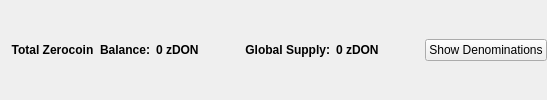
                       <widget class="QFrame" name="balanceSupplyFrame">
                        <layout class="QHBoxLayout" name="horizontalLayout_2" stretch="0,0,0,1,0">
                         <property name="rightMargin">
                          <number>0</number>
                         </property>
                         <item>
                          <layout class="QHBoxLayout" name="horizontalLayout_34">
                           <item>
                            <widget class="QLabel" name="labelzAvailableText_3">
                             <property name="font">
                              <font>
                               <weight>75</weight>
                               <bold>true</bold>
                              </font>
                             </property>
                             <property name="toolTip">
                              <string>Total Balance including unconfirmed and immature zDON</string>
                             </property>
                             <property name="text">
                              <string>Total Zerocoin  Balance:</string>
                             </property>
                             <property name="alignment">
                              <set>Qt::AlignRight|Qt::AlignTrailing|Qt::AlignVCenter</set>
                             </property>
                            </widget>
                           </item>
                           <item>
                            <widget class="QLabel" name="labelzAvailableAmount_4">
                             <property name="minimumSize">
                              <size>
                               <width>40</width>
                               <height>0</height>
                              </size>
                             </property>
                             <property name="font">
                              <font>
                               <weight>75</weight>
                               <bold>true</bold>
                              </font>
                             </property>
                             <property name="toolTip">
                              <string>Total Balance including unconfirmed and immature zDON</string>
                             </property>
                             <property name="text">
                              <string>0 zDON</string>
                             </property>
                             <property name="alignment">
                              <set>Qt::AlignLeading|Qt::AlignLeft|Qt::AlignVCenter</set>
                             </property>
                            </widget>
                           </item>
                          </layout>
                         </item>
                         <item>
                          <spacer name="horizontalSpacer_32">
                           <property name="orientation">
                            <enum>Qt::Horizontal</enum>
                           </property>
                           <property name="sizeHint" stdset="0">
                            <size>
                             <width>40</width>
                             <height>20</height>
                            </size>
                           </property>
                          </spacer>
                         </item>
                         <item>
                          <layout class="QHBoxLayout" name="horizontalLayout_35">
                           <item>
                            <widget class="QLabel" name="labelZsupplyText_2">
                             <property name="font">
                              <font>
                               <weight>75</weight>
                               <bold>true</bold>
                              </font>
                             </property>
                             <property name="text">
                              <string>Global Supply:</string>
                             </property>
                             <property name="alignment">
                              <set>Qt::AlignRight|Qt::AlignTrailing|Qt::AlignVCenter</set>
                             </property>
                            </widget>
                           </item>
                           <item>
                            <widget class="QLabel" name="labelZsupplyAmount_2">
                             <property name="font">
                              <font>
                               <weight>75</weight>
                               <bold>true</bold>
                              </font>
                             </property>
                             <property name="text">
                              <string>0 zDON</string>
                             </property>
                            </widget>
                           </item>
                          </layout>
                         </item>
                         <item>
                          <spacer name="horizontalSpacer_31">
                           <property name="orientation">
                            <enum>Qt::Horizontal</enum>
                           </property>
                           <property name="sizeHint" stdset="0">
                            <size>
                             <width>40</width>
                             <height>20</height>
                            </size>
                           </property>
                          </spacer>
                         </item>
                         <item>
                          <widget class="QPushButton" name="pushButtonShowDenoms">
                           <property name="toolTip">
                            <string>Show zDON denominations list</string>
                           </property>
                           <property name="text">
                            <string>Show Denominations</string>
                           </property>
                          </widget>
                         </item>
                        </layout>
                       </widget>
